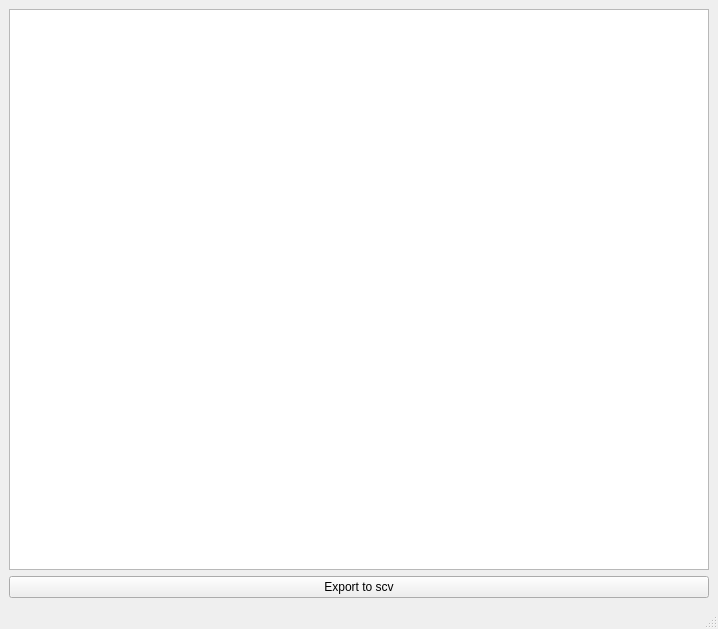
<?xml version="1.0" encoding="UTF-8"?>
<ui version="4.0">
 <class>MainWindow</class>
 <widget class="QMainWindow" name="MainWindow">
  <property name="geometry">
   <rect>
    <x>0</x>
    <y>0</y>
    <width>718</width>
    <height>629</height>
   </rect>
  </property>
  <property name="windowTitle">
   <string>MainWindow</string>
  </property>
  <widget class="QWidget" name="centralwidget">
   <layout class="QGridLayout" name="gridLayout">
    <item row="1" column="0">
     <widget class="QPushButton" name="exportCSV">
      <property name="text">
       <string>Export to scv</string>
      </property>
     </widget>
    </item>
    <item row="0" column="0">
     <widget class="QTableWidget" name="tableWidget"/>
    </item>
   </layout>
  </widget>
  <widget class="QMenuBar" name="menubar">
   <property name="geometry">
    <rect>
     <x>0</x>
     <y>0</y>
     <width>718</width>
     <height>22</height>
    </rect>
   </property>
  </widget>
  <widget class="QStatusBar" name="statusbar"/>
 </widget>
 <resources/>
 <connections/>
</ui>
